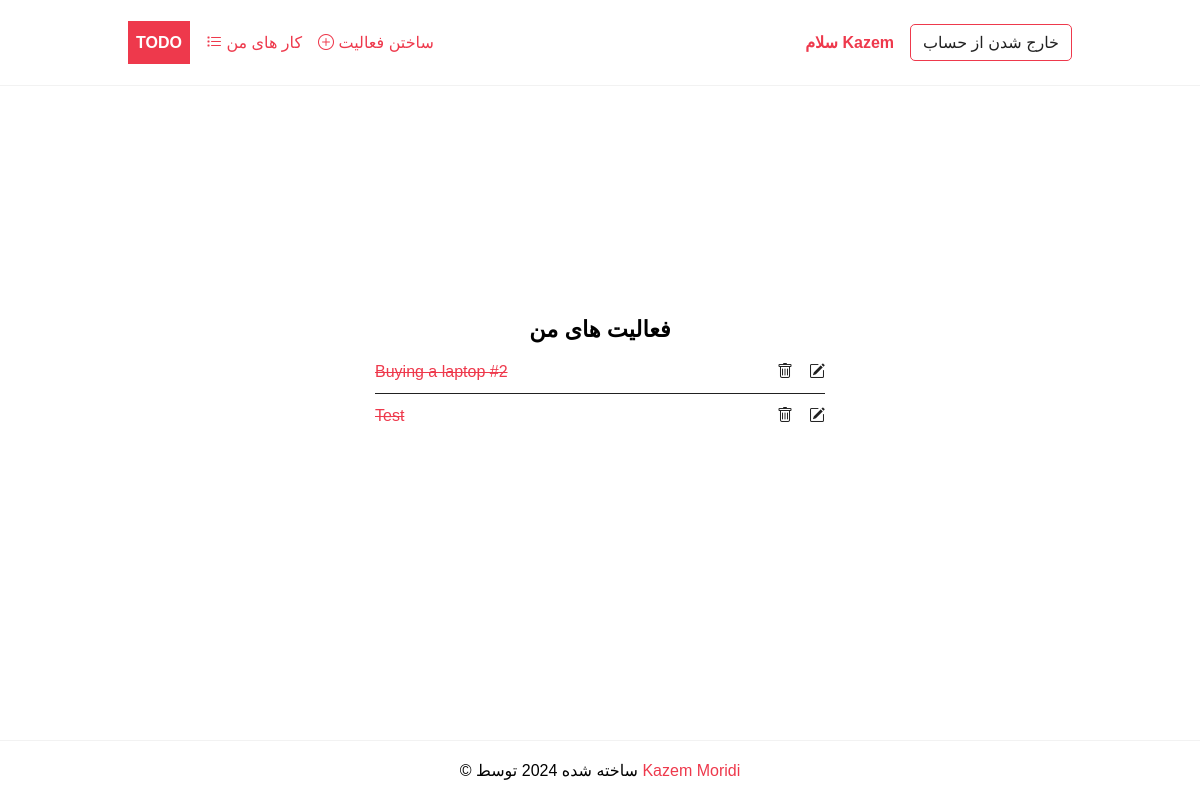
The page /tasks/ (signed in) on the database as committed earlier.
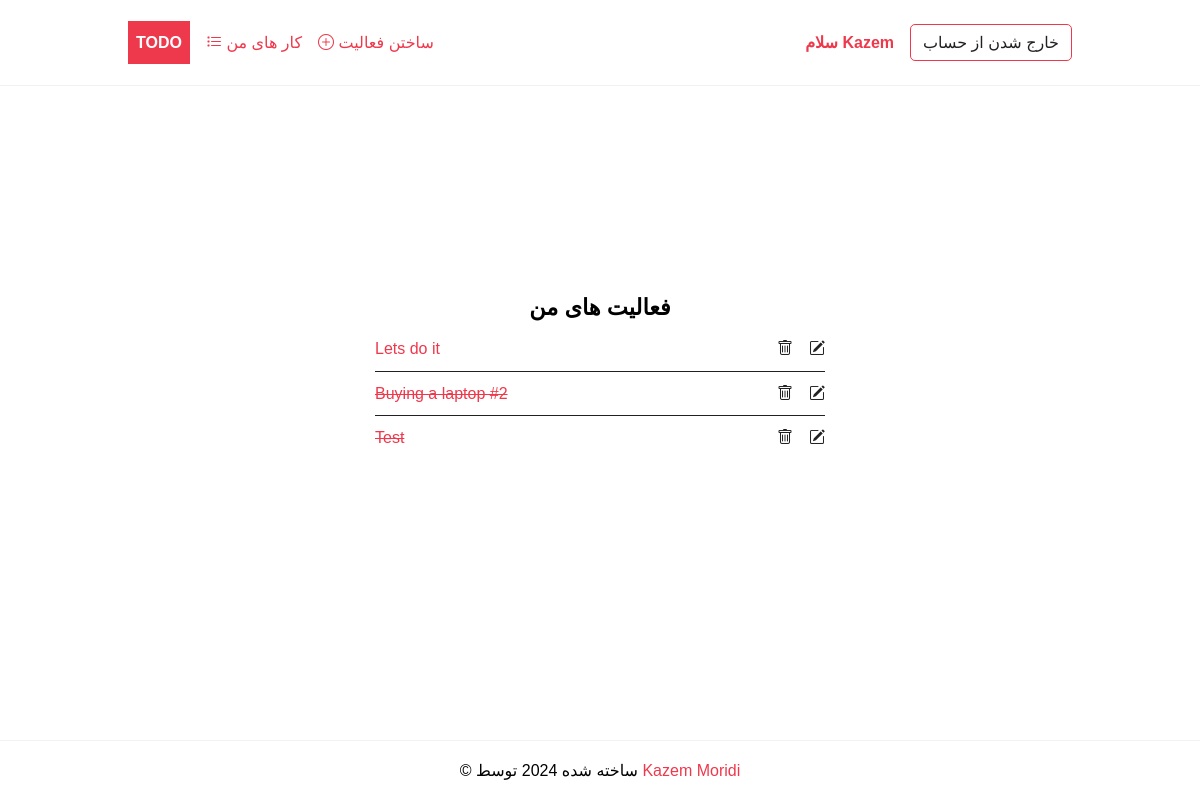
The same page on the database as committed later.
### todo/models.py (models this page shows, shortened)
class Task(models.Model):
    title = models.CharField(max_length=255)
    description = models.TextField(null=True, blank=True)
    completed = models.BooleanField(default=False)
    created_at = models.DateTimeField(auto_now_add=True)
    user = models.ForeignKey(User,on_delete=models.CASCADE, null=True, blank=True)
    class Meta:
        ordering = ['completed']

### todo/views.py (the view)
# urls.py: path('tasks/', views.TaskList.as_view(template_name='todo/task_list.html'), name='tasks'),
class TaskList(ListView):
    model = Task
    context_object_name = 'tasks'
    def get_context_data(self, **kwargs):
        context = super().get_context_data(**kwargs)
        context['tasks'] = context['tasks'].filter(user=self.request.user)
        return context

### todo/templates/todo/task_list.html
{%extends 'base.html'%}
{%block content%}
<div class="center">
	<h2>فعالیت های من</h2>
	{% if tasks %}
	<ul class="tasks">
		{% for task in tasks %}
			<li><a href="{% url 'task' task.id %}" class="{% if task.completed%}completed{%endif%}">{{ task.title }}</a>
				 <div  class="task-controls">
				 	<a href="{%url 'task-delete' task.id %}"><i class="bi bi-trash"></i> </a>
					<a href="{%url 'task-update' task.id %}"><i class="bi bi-pencil-square"></i></a>
		         </div>
		    </li>
		{% endfor %}
	{% else %}
		<p>🎉هیچ فعالیت در حال انجامی ندارد! <a href="{%url 'task-create'%}">اضافه کردن فعالیت</a></p>
	{% endif %}
	</ul>
</div>
{%endblock content%}

### templates/base.html (shortened to what this page needs)
{%load static %}
<!DOCTYPE html>
<html lang="en">
  <head>
    <link rel="stylesheet" href="{% static 'css/style.css' %}" />
  </head>
  <body>
    <header class="header">
      <div class="container">
        <a href="{%url 'home'%}" class="logo">Todo</a>
        <nav class="nav">
          {% if request.user.is_authenticated %}
          <a href="{% url 'tasks' %}"
            ><i class="bi bi-list-task"></i> کار های من</a
          >
          <a href="{% url 'task-create' %}"
            ><i class="bi bi-plus-circle"></i> ساختن فعالیت</a
          >
          <a href="{% url 'profile' %}">سلام {{request.user | title}}</a>
          <form method="post" action="{% url 'logout' %}">
            <button type="submit" class="btn btn-outline">
              خارج شدن از حساب
            </button>
          </form>
          {% else %}
            <a href="{% url 'login' %}" class="btn btn-outline">ورود</a>
            <a href="{% url 'register' %}" class="btn btn-primary">ثبت نام</a>
          {% endif %}
        </nav>
      </div>
    </header>
    <main>
      <div class="container">{%block content %} {%endblock content%}</div>
    </main>
    <footer class="footer">
      <div class="container">
        <p>
          &copy; ساخته شده {% now "Y" %} توسط
          <a href="https://www.kazemcodes.ir">Kazem Moridi</a>
        </p>
      </div>
    </footer>
  </body>
</html>

### static/css/style.css (style rules this page uses)
:root { --color-primary: #ee394c; --color-secondary: #86b7fe; --color-light: #f2f2f2; --color-gray: #ced4da; --color-dark: #212121; --color-white: #ffffff; --color-error: #e2442f; --color-warning: #ffc900; --color-info: #02a2b9; --color-success: #1ba345; --color-input: #00d1b2; --border-radius: 5px; }
* { margin: 0; padding: 0; box-sizing: border-box; text-rendering: optimizeLegibility; }
html, body { height: 100%; }
input, button, textarea { font: inherit; }
body { font-family: "lalezar", sans-serif; font-size: 1rem; line-height: 1.7; display: flex; flex-direction: column; }
h2 { font-size: 1.4rem; }
a { color: var(--color-primary); text-decoration: none; }
.container { max-width: 960px; margin: 0 auto; padding: 0.5rem; }
.header { border-bottom: solid 1px var(--color-light); }
.header .container { display: flex; align-items: center; gap: 1rem; }
.nav { display: flex; gap: 1rem; align-items: center; justify-content: center; flex-basis: 100%; }
.nav a:nth-last-child(2) { margin-left: auto; font-weight: bold; }
.logo { padding: 0.5rem; background-color: var(--color-primary); text-decoration: none; color: var(--color-white); font-weight: bold; text-transform: uppercase; }
form > * { display: block; margin-bottom: 0.5rem; }
form > input[type="submit"], form > button { margin: 1rem 0; }
.tasks { list-style: none; width: 100%; max-width: 450px; }
.tasks li { display: flex; justify-content: space-between; align-items: center; width: 100%; border-bottom: solid 1px var(--color-dark); padding: 0.5rem 0; }
.tasks li:last-of-type { border-bottom: none; }
.task-controls { display: flex; justify-content: space-between; gap: 1rem; }
.task-controls a { color: var(--color-dark); }
.completed { text-decoration: line-through; }
.footer p { text-align: center; }
.footer { margin-top: auto; padding: 0.5rem 0; border-top: solid 1px var(--color-light); }
.btn { padding: 0.25rem 0.75rem; border-radius: var(--border-radius); background-color: var(--color-white); border: solid 1px var(--color-white); color: var(--color-dark); cursor: pointer; text-decoration: none; font-size: 1rem; min-width: 6rem; text-align: center; }
.btn-outline { border: solid 1px var(--color-primary); }
.center { display: flex; flex-direction: column; align-items: center; justify-content: center; min-height: 70vh; }

Rows that differ between the two databases and show on the page:
added Task: title "Lets do it", completed False (drawn)
